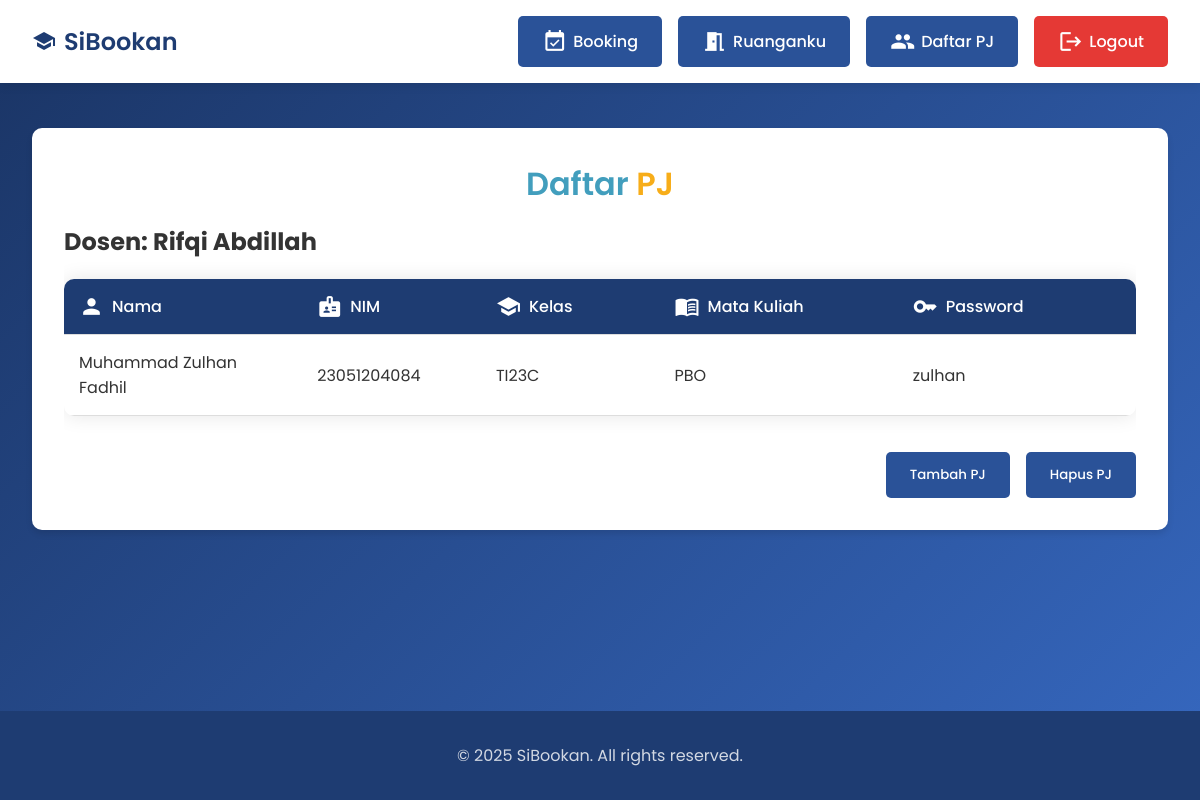
The page /daftarpj.php (signed in) on the database its author committed.
### tables this page shows
CREATE TABLE `penanggung_jawab` (
  `nama` varchar(100) NOT NULL,
  `nim` varchar(100) NOT NULL,
  `password` varchar(1000) NOT NULL,
  `kelas` varchar(100) NOT NULL,
  `matkul` varchar(1000) NOT NULL,
  `dosen` varchar(100) NOT NULL
);

### daftarpj.php (the view, shortened to what this page needs)
<?php
include "database.php";
$dosen = mysqli_real_escape_string($db, $_SESSION["nama"]);
$sql = "SELECT * FROM penanggung_jawab WHERE dosen = '$dosen'";
$result = mysqli_query($db, $sql);
?>
<!DOCTYPE html>
<html lang="en">
<head>
</head>
<body>
    <header>
        <div class="header-content">
            <div class="logo-container">
                <a href="index.php" class="logo">
                    <span class="material-icons">school</span>
                    SiBookan
                </a>
            </div>
            <div class="nav-buttons">
                <a href="home.php" class="login-btn">
                    <span class="material-icons">event_available</span>
                    Booking
                </a>
                <a href="ruanganku.php" class="ruanganku-btn">
                    <span class="material-icons">meeting_room</span>
                    Ruanganku
                </a>
                <a href="daftarpj.php" class="daftarpj-btn">
                    <span class="material-icons">group</span>
                    Daftar PJ
                </a>
                <a href="logout.php" class="nav-btn-logout">
                    <span class="material-icons">logout</span>
                    Logout
                </a>
            </div>
        </div>
    </header>
    <div class="container">
        <h1>Daftar <span style="color: #f7ad19;">PJ</span></h1>
        <h2>Dosen: <?php echo $_SESSION["nama"]; ?></h2>
        <div class="table-wrapper">
            <table>
                <thead>
                    <tr>
                        <th>
                            <div class="header-cell">
                                <span class="material-icons">person</span>
                                Nama
                            </div>
                        </th>
                        <th>
                            <div class="header-cell">
                                <span class="material-icons">badge</span>
                                NIM
                            </div>
                        </th>
                        <th>
                            <div class="header-cell">
                                <span class="material-icons">school</span>
                                Kelas
                            </div>
                        </th>
                        <th>
                            <div class="header-cell">
                                <span class="material-icons">menu_book</span>
                                Mata Kuliah
                            </div>
                        </th>
                        <th>
                            <div class="header-cell">
                                <span class="material-icons">key</span>
                                Password
                            </div>
                        </th>
                    </tr>
                </thead>
                <tbody>
                    <?php
                    if ($result && mysqli_num_rows($result) > 0) {
                        while ($row = mysqli_fetch_assoc($result)) {
                            echo "<tr>";
                            echo "<td>" . htmlspecialchars($row['nama']) . "</td>";
                            echo "<td>" . htmlspecialchars($row['nim']) . "</td>";
                            echo "<td>" . htmlspecialchars($row['kelas']) . "</td>";
                            echo "<td>" . htmlspecialchars($row['matkul']) . "</td>";
                            echo "<td>" . htmlspecialchars($row['password']) . "</td>";
                            echo "</tr>";
                        }
                    } else {
                        echo "<tr><td colspan='5' style='text-align: center;'>Tidak ada data penanggung jawab</td></tr>";
                    }
                    ?>
                </tbody>
            </table>
        </div>
        <div class="button-container">
            <button class="button" type="button" onclick="togglePJForm()">Tambah PJ</button>
            <button class="button" type="button" onclick="toggleDeleteForm()">Hapus PJ</button>
        </div>
    </div>
    <footer>
        <div class="footer-content">
            <p>&copy; 2025 SiBookan. All rights reserved.</p>
        </div>
    </footer>
</body>
</html>

### daftarpj.php (style rules this page uses)
* { margin: 0; padding: 0; box-sizing: border-box; font-family: "Poppins", sans-serif; }
html, body { height: 100%; overflow-x: hidden; width: 100%; }
body { min-height: 100vh; background: linear-gradient(135deg, #1a3464, #3668c0); color: #333; display: flex; flex-direction: column; margin: 0; padding: 0; }
.container { margin-top: 8rem; padding: 2rem; background: white; border-radius: 10px; box-shadow: 0 4px 6px rgba(0, 0, 0, 0.1); margin-bottom: 2rem; margin-left: auto; margin-right: auto; max-width: 1500px; width: calc(100% - 4rem); }
.container h1 { margin-bottom: 1rem; font-size: 2rem; font-weight: 600; color: #429ebd; text-align: center; }
header { background: white; padding: 1rem 0; box-shadow: 0 2px 10px rgba(0, 0, 0, 0.1); position: fixed; width: 100%; top: 0; z-index: 1000; }
.header-content { display: flex; justify-content: space-between; align-items: center; max-width: 1200px; margin: 0 auto; padding: 0 2rem; }
.logo-container { display: flex; align-items: center; gap: 10px; order: 1; }
.logo { font-size: 1.5rem; font-weight: 600; color: #1e3c72; text-decoration: none; display: flex; align-items: center; gap: 8px; }
.logo .material-icons { color: #1e3c72; font-size: 24px; }
.nav-buttons { display: flex; gap: 1rem; align-items: center; order: 2; }
.login-btn, .register-btn, .ruanganku-btn, .daftarpj-btn { background: #2a5298; color: white; padding: 0.8rem 1.5rem; border-radius: 5px; text-decoration: none; font-weight: 500; transition: all 0.3s ease; display: flex; align-items: center; gap: 6px; }
.nav-btn-logout { background: #e53935; color: white; padding: 0.8rem 1.5rem; border-radius: 5px; text-decoration: none; font-weight: 500; transition: all 0.3s ease; display: flex; align-items: center; gap: 6px; }
footer { flex-shrink: 0; background: #1e3c72; color: white; padding: 2rem 0; text-align: center; width: 100%; margin-top: auto; }
.footer-content { max-width: 1200px; margin: 0 auto; padding: 0 2rem; }
.footer-content p { opacity: 0.8; }
.table-wrapper { width: 100%; overflow-x: auto; -webkit-overflow-scrolling: touch; }
table { width: 100%; border-collapse: collapse; border-radius: 10px; overflow: hidden; box-shadow: 0 0 20px rgba(0, 0, 0, 0.1); margin: 20px 0; }
th, td { padding: 15px; text-align: left; border-bottom: 1px solid #ddd; word-wrap: break-word; }
th { background-color: #1e3c72; color: white; font-weight: 500; }
.header-cell { display: flex; align-items: center; gap: 8px; }
.material-icons { font-size: 25px; color: white; }
th:nth-child(1), td:nth-child(1) { width: 20%; }
th:nth-child(2), td:nth-child(2) { width: 15%; }
th:nth-child(3), td:nth-child(3) { width: 15%; }
th:nth-child(4), td:nth-child(4) { width: 20%; }
th:nth-child(5), td:nth-child(5) { width: 20%; }
.button-container { display: flex; justify-content: right; gap: 1rem; margin-top: 1rem; }
.button { background-color: #2a5298; color: white; padding: 0.8rem 1.5rem; border-radius: 5px; text-decoration: none; border: none; cursor: pointer; font-weight: 500; transition: all 0.3s ease; }

### rows shown on the page
penanggung_jawab: nama "Muhammad Zulhan Fadhil", nim "23051204084", kelas "TI23C", matkul "PBO", password "zulhan"

### other values the page prints
$_SESSION["nama"] "Rifqi Abdillah"
